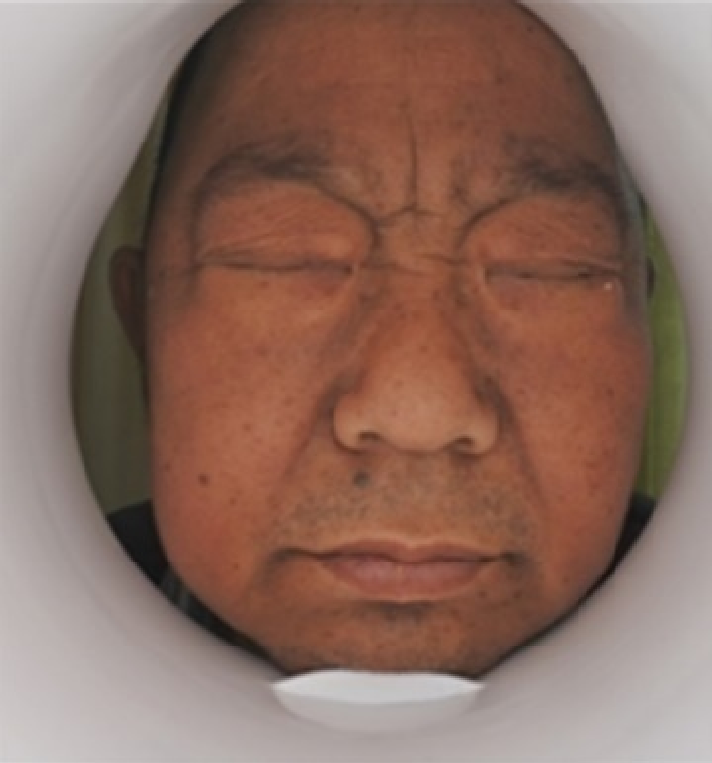
#> input picture four_color_face_sample/black.png, 712 x 763 px
$ python -i SkinTrimJustRange.py   (imports and definitions only)
#> lines starting #> are read from the running program, lines starting #| are printed output that depends on the picture; after the words box and inside, x2 and y2 are one past the last pixel; in counts of white or black regions, pixels touching at a corner belong together
### utils/MyDateUtils.py
from datetime import datetime


def getTodayDateTime():
    "返回格式为：'2021-05-03-02:15:13'"
    return datetime.today().strftime('%Y-%m-%d-%H:%M:%S')


def getTodayYearMonthDay():
    "返回格式为：'20210503'"
    return datetime.today().strftime('%Y%m%d')


def getTodayYearMonthDayHourMinSec():
    "返回格式为：'20210503_02_11_13'"
    return datetime.today().strftime('%Y%m%d_%H_%M_%S')


print("MyDateUtils", getTodayDateTime())

### utils/hsv_rgb_ycrcb.py
# https://raw.githubusercontent.com/Harmouch101/Face-Recogntion-Detection/master/skin_seg.py

"""
the following script implements the "RGB-H-CbCr Skin Colour Model for Human Face Detection"
algorithm for skin detection/extraction based on the paper published by
Nusirwan Anwar bin Abdul Rahman, Kit Chong Wei and John See
Faculty of Information Technology, Multimedia University
johnsee@mmu.edu.my
link : http://citeseerx.ist.psu.edu/viewdoc/download?doi=10.1.1.718.1964&rep=rep1&type=pdf
"""

import sys
import cv2
import imutils
import numpy as np
import matplotlib.pyplot as plt


# [4 lines left out: function cs, not called in this run]


class Skin_Detect():
    def __init__(self):
        # Constractor that does nothing
        pass

    # RGB bounding rule
    # [255 lines left out: functions Rule_A, lines, Rule_B, Rule_C, RGB_H_CbCr, testIMG, not called in this run]


# [27 lines of commented-out code are left out]

### utils/SkinTrimJustRange.py
"""
https://ieeexplore.ieee.org/document/7783247
Skin Color Segmentation Using
Multi-Color Space Threshold
1Romi Fadillah Rahmat, 2Tengku Chairunnisa, 3Dani Gunawan, 4Opim Salim Sitompul
1,2,3Department of Information Technology
Faculty of Computer Science and Information Technology
University of Sumatera Utara
Medan, Indonesia
1romi.fadillah@usu.ac.id
2tengku.chairunnisa@students.usu.ac.id
3danigunawan@usu.ac.id
4opim@usu.ac.id
978-1-5090-2549-7/16/$31.00 ©2016 IEEE
Skin Color Segmentation Using
Multi-Color Space Threshold
"""

# OpenCV 文档 https://docs.opencv.org/2.4/modules/imgproc/doc/miscellaneous_transformations.html
# https://nalinc.github.io/blog/2018/skin-detection-python-opencv/

# Required modules
import random

import cv2
import imutils
import numpy as np
import matplotlib.pyplot as plt

from core.const_var import VIDEO_YCrCb, VIDEO_Lab, VIDEO_Melt, VIDEO_RGB, VIDEO_HSV
from utils.ImageUtils import ImgUtils
from utils.hsv_rgb_ycrcb import Skin_Detect


class SkinTrimUtilsForThesis:
    _sd = Skin_Detect()

    @staticmethod
    def _maskAndErodeAndDilateAndSmooth(srcImg, colorSpaceImg, min, max, kernelSize=11, iteration=2):
        """
        掩码后，执行收缩膨胀，最后平滑处理
        :param colorSpaceImg:
        :param min:
        :param max:
        :return:
        """
        skinMaskRange = cv2.inRange(colorSpaceImg, min, max)
        # skinMaskAfter = SkinTrimUtilsForThesis._getMask(skinMaskRange, kernelSize, iteration)
        skin = cv2.bitwise_and(srcImg, srcImg, mask=skinMaskRange)
        return skin, skinMaskRange, None

    # [48 lines left out: functions rgb_hsv_ycbcr, _getMask, rgb_normalization, not called in this run]

    min_rgb = [50, 80, 100]
    max_rgb = [120, 255, 160]
    # min_rgb = [100, 80, 50]
    # max_rgb = [160, 255, 120]

    min_Lab = [0, 128, 127]
    max_Lab = [235, 143, 158]

    min_HSV = [0, 51, 40]
    max_HSV = [25, 255, 255]

    min_YCrCb = [0, 133, 77]
    max_YCrCb = [255, 173, 127]

    # [21 lines left out: function rgb, not called in this run]

    @staticmethod
    def Lab(image, minRange=None, maxRange=None, kernelSize=None, iteration=None):
        """
        范围:
        This outputs 0≤L≤100, −127≤a≤127, −127≤b≤127 . The values are then converted to the destination data type:
        8-bit images: L←L∗255/100,a←a+128,b←b+128
        L:0-180
        a:0-255
        b:0-255
        :param image:
        :return:
        """
        # min_Lab = np.array([127, 128, 0], np.uint8)
        # max_Lab = np.array([158, 143, 255], np.uint8)

        imageLab = cv2.cvtColor(image, cv2.COLOR_BGR2Lab)
        if minRange is None: minRange = SkinTrimUtilsForThesis.min_Lab
        if maxRange is None: maxRange = SkinTrimUtilsForThesis.max_Lab

        minRange = np.asarray(minRange, dtype=np.uint8)
        maxRange = np.asarray(maxRange, dtype=np.uint8)

        skinLab, skinMaskRange, skinMaskAfter = SkinTrimUtilsForThesis._maskAndErodeAndDilateAndSmooth(image, imageLab, minRange,
                                                                                              maxRange, kernelSize,
                                                                                              iteration)
        # return np.hstack([image, skinLab])
        return skinLab, skinMaskRange, skinMaskAfter

    # [203 lines left out: functions hsv, trimByParam, YCrCb, testVideo, testImage, testErope and 2 more, not called in this run]


# [3 lines not run here, left out]
    # testErope()
    # testDilation()
    # testErosionAndDilation()

>>> import cv2
>>> picture = cv2.imread('../four_color_face_sample/black.png')
#> picture is the input picture: shape (763, 712, 3); mean B, G, R 95.5, 107.5, 138.4
>>> result = SkinTrimUtilsForThesis().Lab(picture)
#> in Lab, `imageLab = cv2.cvtColor(image, cv2.COLOR_BGR2Lab)`: imageLab: shape (763, 712, 3); mean of channels 0, 1, 2 122.3, 139.2, 140.3
#> in _maskAndErodeAndDilateAndSmooth, `skinMaskRange = cv2.inRange(colorSpaceImg, min, max)`:
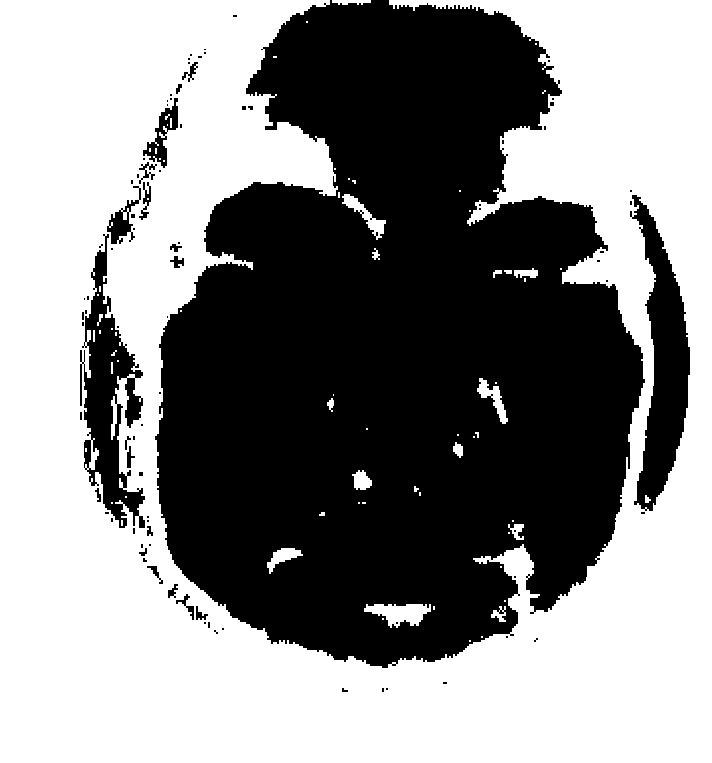
#> skinMaskRange: shape (763, 712); 54% white; 89 black regions (69 under 20 px), largest, box (x1, y1, x2, y2) and area: (155, 0, 645, 668) 229912, (630, 195, 690, 511) 8909, (80, 234, 145, 528) 7998
#> in _maskAndErodeAndDilateAndSmooth, `skin = cv2.bitwise_and(srcImg, srcImg, mask=skinMaskRange)`:
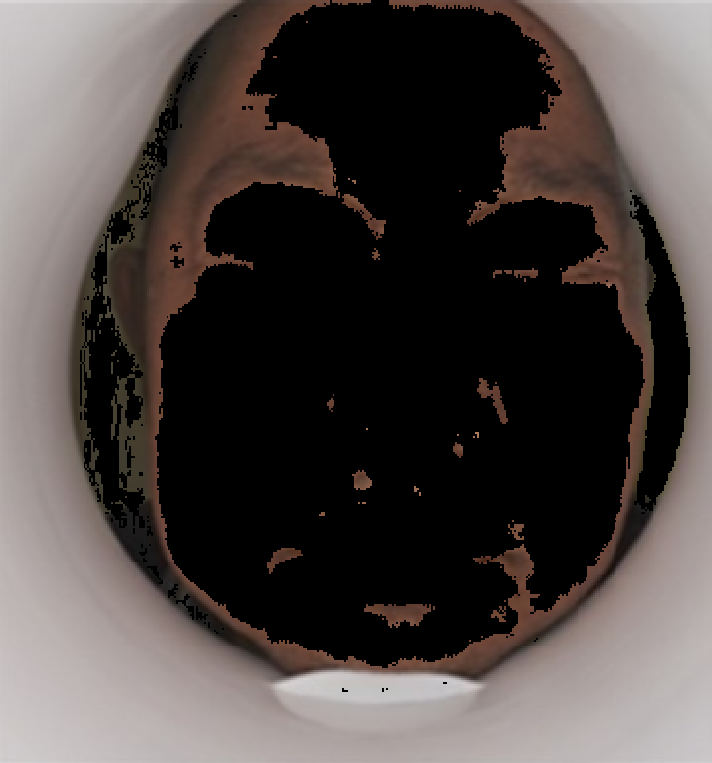
#> skin: shape (763, 712, 3); mean B, G, R 67, 69.5, 76.7

$ run again, on four_color_face_sample/chi.png
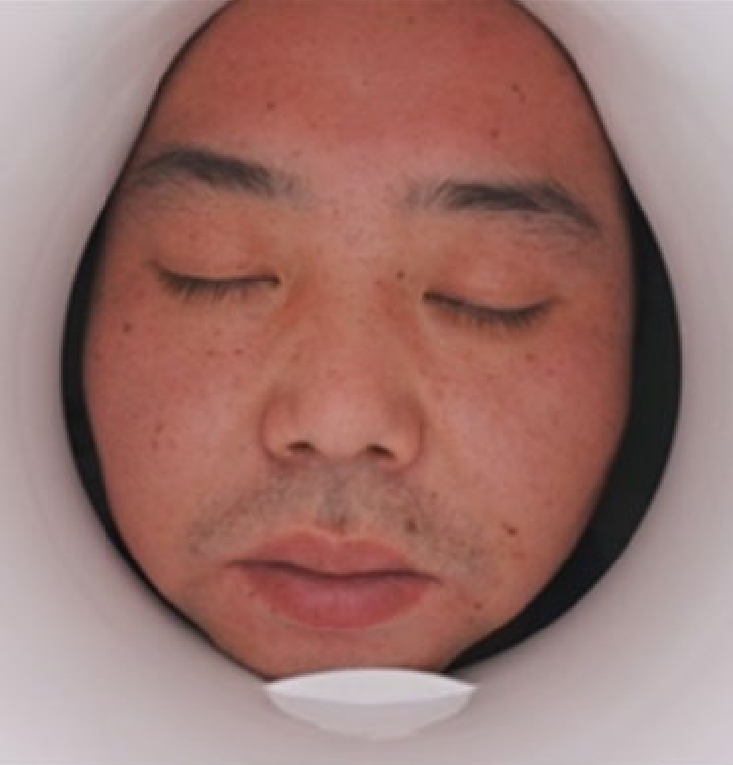
#> input picture four_color_face_sample/chi.png, 733 x 765 px
#> picture is the input picture: shape (765, 733, 3); mean B, G, R 110.7, 116.5, 156.4
#> imageLab: shape (765, 733, 3); mean of channels 0, 1, 2 134.2, 143.5, 138
#> in _maskAndErodeAndDilateAndSmooth, `skinMaskRange = cv2.inRange(colorSpaceImg, min, max)`:
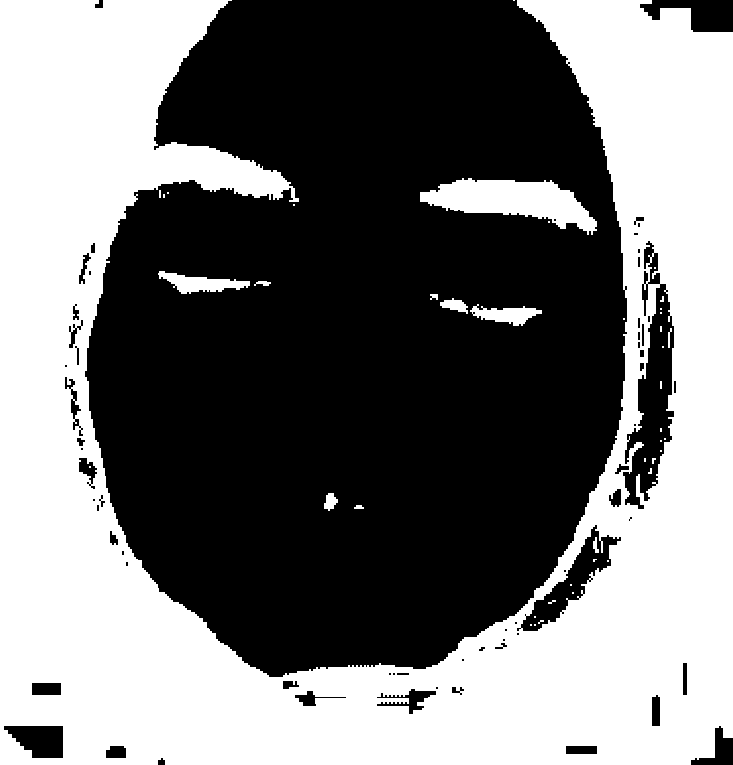
#> skinMaskRange: shape (765, 733); 46.2% white; 42 white regions (31 under 20 px), largest, box (x1, y1, x2, y2) and area: (0, 0, 733, 765) 250941, (420, 178, 597, 235) 5185, (158, 271, 250, 294) 1041
#> in _maskAndErodeAndDilateAndSmooth, `skin = cv2.bitwise_and(srcImg, srcImg, mask=skinMaskRange)`:
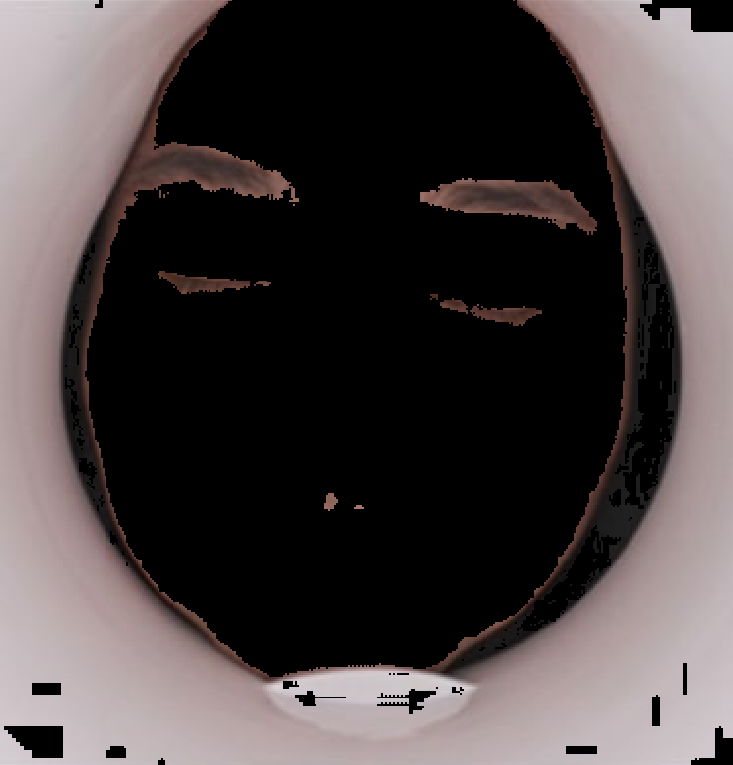
#> skin: shape (765, 733, 3); mean B, G, R 66, 65.9, 73.2

$ run again, on four_color_face_sample/white.png
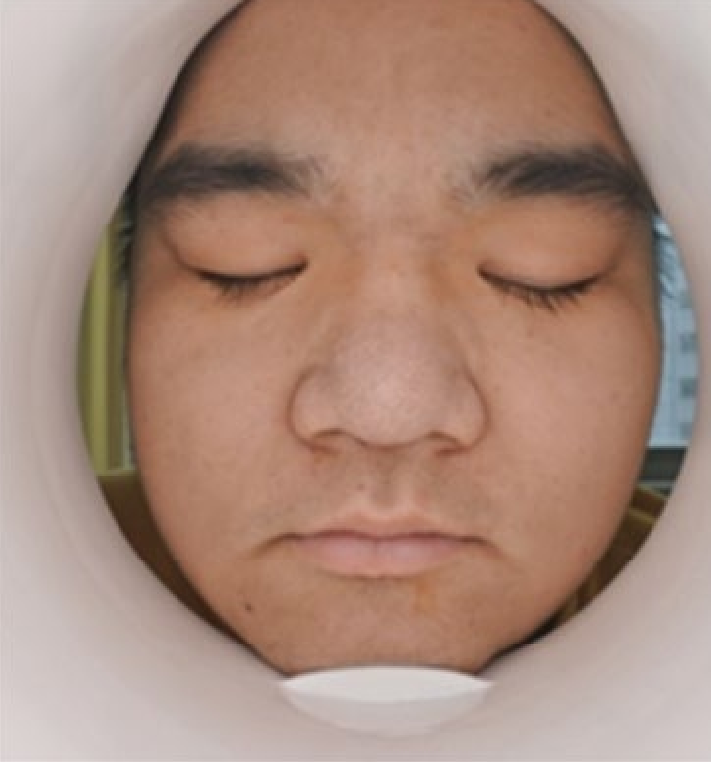
#> input picture four_color_face_sample/white.png, 712 x 763 px
#> picture is the input picture: shape (763, 712, 3); mean B, G, R 124, 138.5, 169
#> imageLab: shape (763, 712, 3); mean of channels 0, 1, 2 152.8, 137.8, 140.5
#> in _maskAndErodeAndDilateAndSmooth, `skinMaskRange = cv2.inRange(colorSpaceImg, min, max)`:
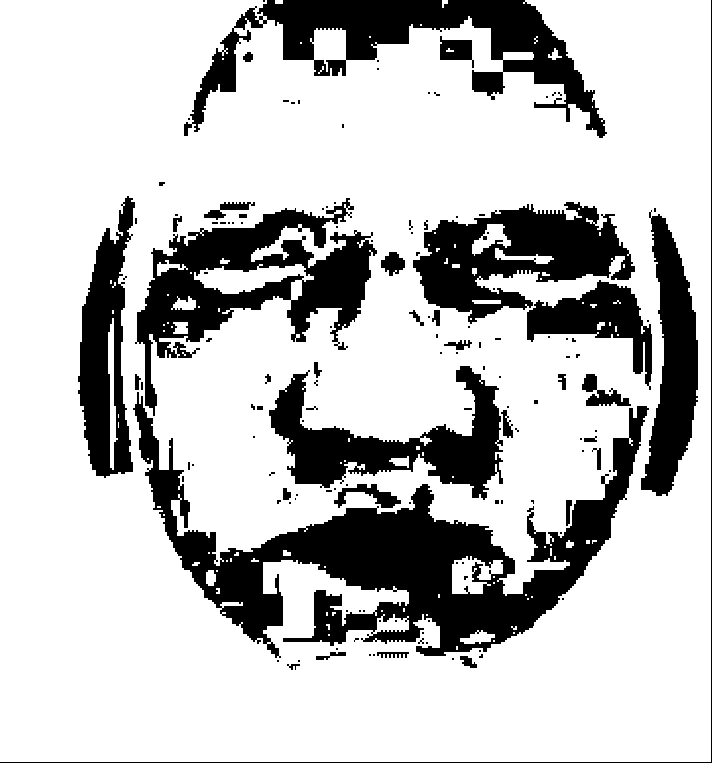
#> skinMaskRange: shape (763, 712); 76.2% white; 140 black regions (102 under 20 px), largest, box (x1, y1, x2, y2) and area: (133, 392, 649, 658) 38428, (184, 0, 607, 138) 17794, (135, 198, 377, 416) 17748
#> in _maskAndErodeAndDilateAndSmooth, `skin = cv2.bitwise_and(srcImg, srcImg, mask=skinMaskRange)`:
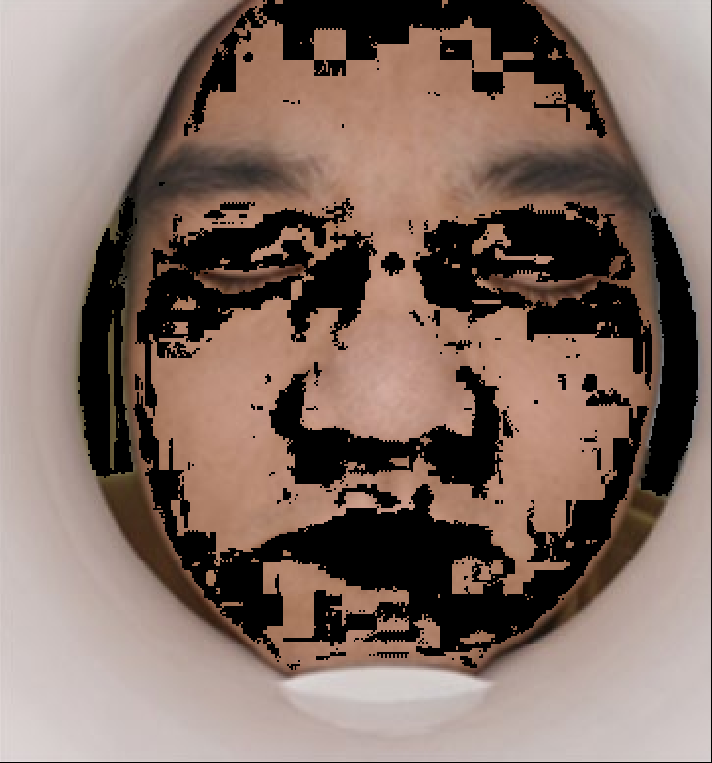
#> skin: shape (763, 712, 3); mean B, G, R 100.9, 110.2, 130.7
